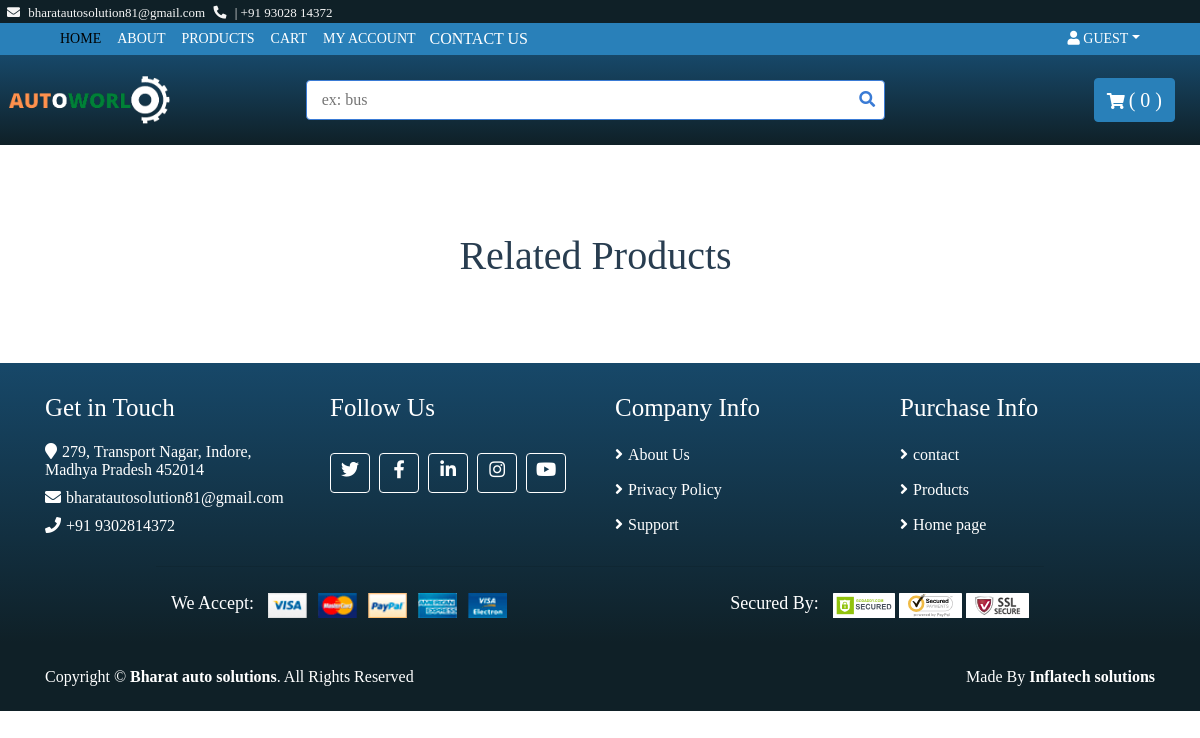
Before: /product/1 with the older database file.
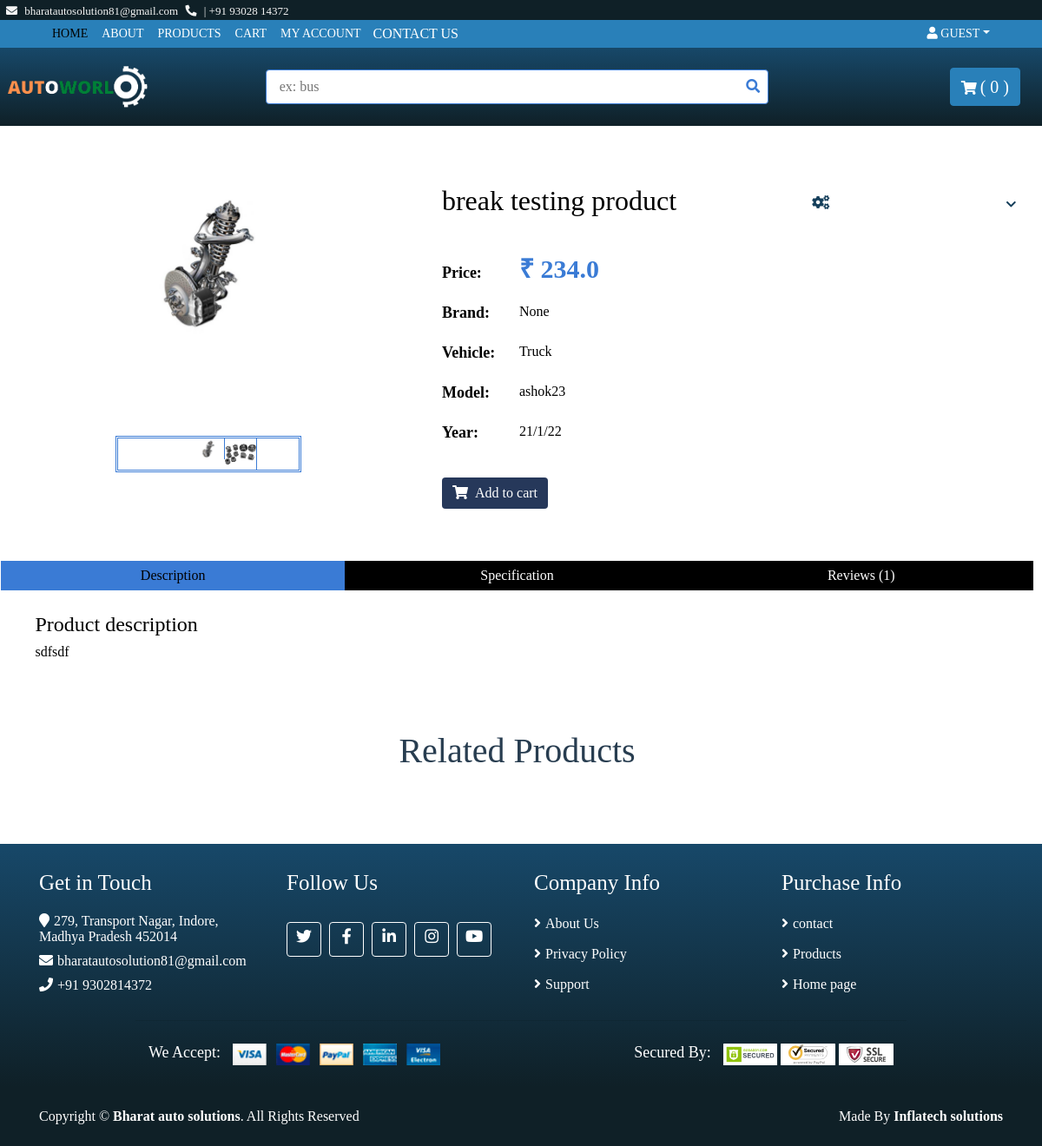
After: the same page with the newer database file.
### base/models.py (models this page shows, shortened)
class ProductImage(models.Model):
    product=models.ForeignKey(Product, on_delete=models.CASCADE, related_name="product_image")
    image=models.ImageField(
        verbose_name='image',
        help_text="upload a product image",
        upload_to="images/",
        null=True,
        blank=True,
    )
    is_feature=models.BooleanField(default=False)
    created_at=models.DateTimeField(auto_now=True)

class Product(models.Model):
    vehicaltype=models.ForeignKey(TypeOfVehicle, blank=False, on_delete=models.RESTRICT)
    manufacturer=models.ForeignKey(Manufacturer, blank=False, on_delete=models.RESTRICT)
    vmodel=models.ForeignKey(CarModel, blank=False, on_delete=models.RESTRICT)
    myear=models.ForeignKey(Year, on_delete=models.RESTRICT)
    brand=models.CharField(max_length=200, blank=True, null=True )
    category=models.ForeignKey(Category, on_delete=models.RESTRICT)
    title=models.CharField(max_length=255, help_text=('required'))
    desc=models.TextField(blank=True, null=True, verbose_name=('desciptions'))
    regular_price=models.DecimalField(max_digits=6, decimal_places=1)
    descount_price=models.DecimalField(max_digits=6, decimal_places=1, blank=True )
    is_active=models.BooleanField(default=True)
    slug=models.SlugField(blank=True, null=True)
    def __str__(self):
        return str(self.title)

class TypeOfVehicle(models.Model):
    type_of=models.CharField(max_length=200, unique=True, null=False)
    slug=models.SlugField(blank=True, null=True)
    def __str__(self):
        return str(self.type_of)

class CarModel(models.Model):
    manufacturer = models.ForeignKey(Manufacturer, on_delete=models.RESTRICT)
    model_name=models.CharField(max_length=200, blank=False, unique=True)
    slug=models.SlugField(blank=True, null=True)
    def __str__(self):
        return str(self.model_name)

class Year(models.Model):
    carmodel=models.ForeignKey(CarModel, on_delete=models.RESTRICT)
    Year=models.CharField(max_length=200, blank=True, null=True)
    slug=models.SlugField(blank=True, null=True)
    class Meta:
        constraints = [
            models.UniqueConstraint(fields=['carmodel', 'Year'], name='name of constraint')
        ]
    def __str__(self):
        return str(self.Year)+str(self.carmodel)

### base/views.py (the view)
# urls.py: path('product/<str:pk>',views.product, name="product"),
def product(request, pk=None):
     if request.user.is_authenticated:
        customer = request.user.customer
        cartItems= nav(HttpRequest, customer)
     else:
        cartItems=0
     product=Product.objects.prefetch_related("product_image").filter(id=pk)
     cateories = Category.objects.all()
     context={'pro':product,'cartItems':cartItems,'cateories':cateories}
     return render(request, 'product.html', context)

### templates/product.html (shortened to what this page needs)
{% extends 'base.html' %}
{% load static %}
{% load mptt_tags %}
{% block content %}
<br>
<br>
        <div class="product-detail">
            <div class="container-fluid">
                <div class="row">
                    <div class="col-lg-12">
                    {% for p in pro %}
                        <div class="product-detail-top">
                            <div class="row">
                                <div class="col-md-1"></div>
                                <div class="col-md-3">
                                    <div class="product-slider-single normal-slider">
                                            {% for image in p.product_image.all %}
                                        <img src="{{ image.image.url }}" alt="Product Image" >
                                        {% endfor %}
                                    </div>
                                    <div class="product-slider-single-nav normal-slider">
                                        {% for image in p.product_image.all %}
                                        <div class="slider-nav-img"><img src="{{ image.image.url }}" alt="Product Image"></div>
                                    {% endfor %}
                                    </div>
                                </div>
                                <div class="col-md-1"></div>
                                <div class="col-md-4">
                                    <div class="title" ><h2>{{p}}</h2></div>
                                    <div class="product-content">
                                        <div class="price">
                                            <h4>Price:</h4>
                                            <p>&#8377; {{p.regular_price}} </p>
                                        </div>
                                        <div class="p-size">
                                            <h4>Brand:</h4>
                                            <div class="btn-group btn-group-sm">
                                                <h6>{{p.brand}}</h6>
                                            </div>
                                        </div>
                                        <div class="p-size">
                                            <h4>Vehicle:</h4>
                                            <div class="btn-group btn-group-sm">
                                                <h6>{{p.vehicaltype}}</h6>
                                            </div>
                                        </div>
                                        <div class="p-size">
                                            <h4>Model:</h4>
                                            <div class="btn-group btn-group-sm">
                                                <h6>{{p.vmodel}}</h6>
                                            </div>
                                        </div>
                                        <div class="p-size">
                                            <h4>Year:</h4>
                                            <div class="btn-group btn-group-sm">
                                                <h6>{{p.myear.Year}}</h6>
                                            </div>
                                        </div>
<br>
                                        <div class="action">
                                            {% if not request.user.is_authenticated %}
                                            <a href="{% url 'loginr' %}"><button class="btn ss"><i class="fa fa-shopping-cart"></i> Add to cart </button></a>
                                            {% endif %}
                                        </div>
                                    </div>
                                </div>
                                <div class="col-md-3">
                                                <div class="">
                                                    {% recursetree cateories %}
                                                    <article class="filter-group">
                                                        <header class="card-header"> <a href="{% url 'category' slug=node.slug kt='a' %}"
                                                                data-toggle="{% if not node.is_leaf_node %}collapse{% endif %}"
                                                                data-target="{% if not node.is_leaf_node %}#collapse_aside{{node.id}}{% endif %}" data-abc="true"
                                                                aria-expanded="false" class="collapsed">
                                                                <i class="icon-control fa fa-chevron-down"></i>
                                                                <h6 class="title"> <i class="fa fa-cogs" aria-hidden="true"></i> {{ node.name }} </h6>
                                                            </a> </header>
                                                    </article>
                                                    {% endrecursetree %}
                                                </div>
                                </div>
                            </div>
                        </div>
                        <div class="row product-detail-bottom">
                            <div class="col-lg-12">
                                <ul class="nav nav-pills nav-justified">
                                    <li class="nav-item">
                                        <a class="nav-link active" data-toggle="pill" href="#description">Description</a>
                                    </li>
                                    <li class="nav-item">
                                        <a class="nav-link" data-toggle="pill" href="#specification">Specification</a>
                                    </li>
                                    <li class="nav-item">
                                        <a class="nav-link" data-toggle="pill" href="#reviews">Reviews (1)</a>
                                    </li>
                                </ul>
                                <div class="tab-content">
                                    <div id="description" class="container tab-pane active">
                                        <h4>Product description</h4>
                                        <p>
                                       {{p.desc}}
                                        </p>
                                    </div>
                                </div>
                            </div>
                        </div>
                        {% endfor %}
                        {% include 'product_display.html' %}
                </div>
            </div>
        </div>
{% endblock content %}

Changed rows visible on the page:
added Product: title "break testing product", regular_price "234.0", brand "None", vehicaltype "Truck", vmodel "ashok23", myear.Year "21/1/22", desc "sdfsdf"
added ProductImage: image (picture)
added ProductImage: image (picture), shown under "break testing product"
